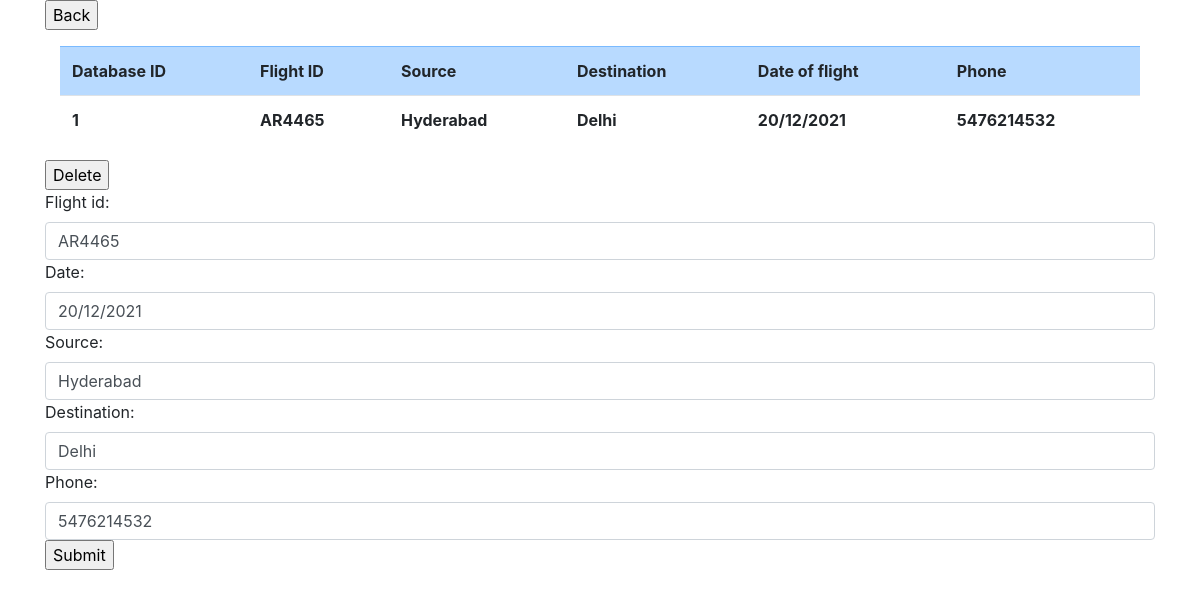
Before: /flights/1/ with the older database file.
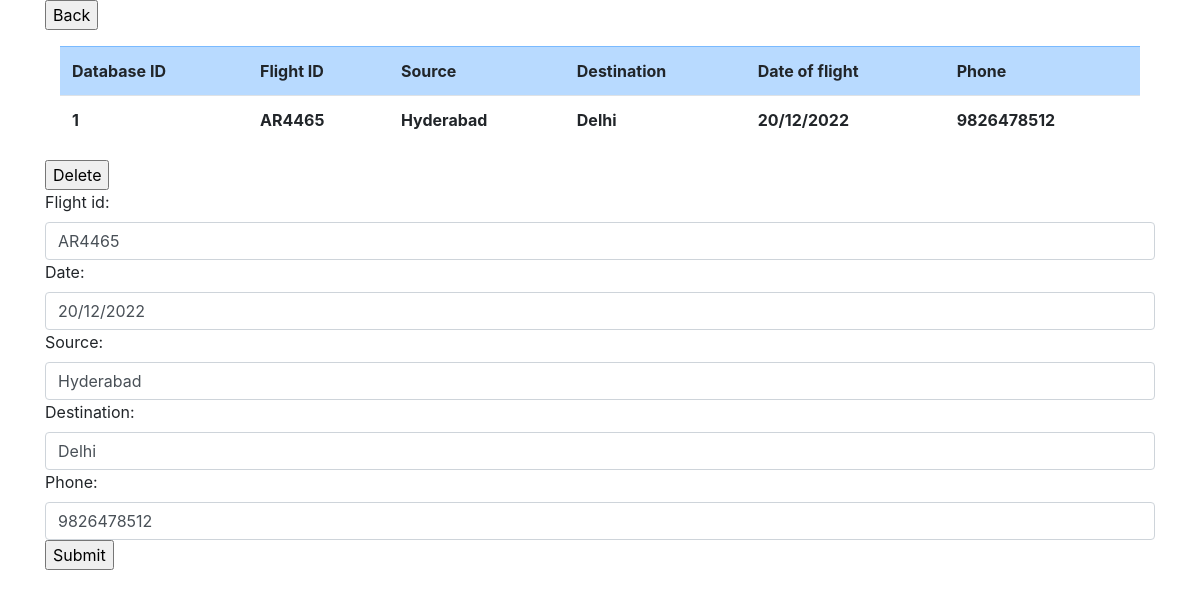
After: the same page with the newer database file.
### api/models.py (models this page shows, shortened)
class Flight(models.Model):
    flight_id = models.CharField(validators=[RegexValidator(regex='[A-Z]{2}[0-9]{4}')], max_length=6)
    date = models.CharField(validators=[RegexValidator(regex='[0-9]{2}\/[0-9]{2}\/[0-9]{4}')], max_length=10)
    source = models.CharField(max_length=20)
    destination = models.CharField(max_length=20)
    phone = models.CharField(validators=[RegexValidator(regex='[0-9]{10}')], max_length=10)

### api/views.py (the view, shortened to what this page needs)
# urls.py: path('flights/<int:f_id>/',updateFlight),
def updateFlight(request, f_id):
    if request.method == "GET":
        f = Flight.objects.filter(id=f_id)
        dict_data = serializers.serialize('python',f)
        print(dict_data[0].get('fields'))
        return render(request, "single_flight.html", {'flight':dict_data[0], 'form':FlightForm(initial = dict_data[0].get('fields'))})

### api/forms.py
class FlightForm(forms.ModelForm):
    def __init__(self, *args, **kwargs):
        super().__init__(*args, **kwargs)
        for visible in self.visible_fields():
            visible.field.widget.attrs['class'] = 'form-control'
    class Meta:
        model = Flight
        fields = '__all__'

### api/Templates/single_flight.html (shortened to what this page needs)
{%extends "base.html"%}
{% block content %}
<div class = "container">
<form action="/flights/" class = "form-group">
    <input type="submit" value="Back">
</form>
<div class = "container">
    <table class = "table table-hover">
        <tr class="table-primary">
            <th>
                Database ID
            </th>
            <th>
                Flight ID
            </th>
            <th>
                Source
            </th>
            <th>
                Destination
            </th>
            <th>
                Date of flight
            </th>
            <th>
                Phone
            </th>
        </tr>
        <tr>
            <th>
                {{flight.pk}}
            </th>
            <th>
                {{flight.fields.flight_id}}
            </th>
            <th>
                {{flight.fields.source}}
            </th>
            <th>
                {{flight.fields.destination}}
            </th>
            <th>
                {{flight.fields.date}}
            </th>
            <th>
                {{flight.fields.phone}}
            </th>
        </tr>
    </table>
</div>
<form action="/flights/{{flight.pk}}/delete/" method="post">
    <input type="submit" value="Delete">
</form>
<form action="/flights/{{flight.pk}}/" method="post">
    {{form}}
    <input type="submit" value="Submit">
</form>
</div>
{% endblock %}

Changed rows visible on the page:
changed Flight "AR4465": fields "20/12/2021" → "20/12/2022"; date "20/12/2021" → "20/12/2022"; phone "5476214532" → "9826478512"
Other visible differences:
{{ flight.fields.phone }}: "5476214532" → "9826478512"
